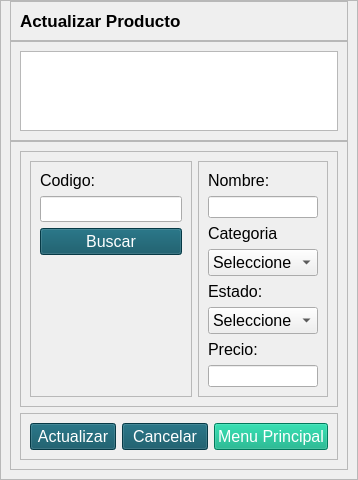
             <widget class="QWidget" name="pageD_Actualizar">
              <layout class="QHBoxLayout" name="horizontalLayout_12">
               <property name="spacing">
                <number>0</number>
               </property>
               <property name="leftMargin">
                <number>0</number>
               </property>
               <property name="topMargin">
                <number>0</number>
               </property>
               <property name="rightMargin">
                <number>0</number>
               </property>
               <property name="bottomMargin">
                <number>0</number>
               </property>
               <item>
                <widget class="QFrame" name="frame_5">
                 <property name="maximumSize">
                  <size>
                   <width>700</width>
                   <height>16777215</height>
                  </size>
                 </property>
                 <property name="font">
                  <font>
                   <pointsize>1</pointsize>
                  </font>
                 </property>
                 <property name="frameShape">
                  <enum>QFrame::StyledPanel</enum>
                 </property>
                 <property name="frameShadow">
                  <enum>QFrame::Raised</enum>
                 </property>
                 <layout class="QVBoxLayout" name="verticalLayout_12">
                  <property name="spacing">
                   <number>0</number>
                  </property>
                  <property name="topMargin">
                   <number>0</number>
                  </property>
                  <item>
                   <widget class="QFrame" name="frame_15">
                    <property name="minimumSize">
                     <size>
                      <width>0</width>
                      <height>40</height>
                     </size>
                    </property>
                    <property name="maximumSize">
                     <size>
                      <width>16777215</width>
                      <height>40</height>
                     </size>
                    </property>
                    <property name="frameShape">
                     <enum>QFrame::StyledPanel</enum>
                    </property>
                    <property name="frameShadow">
                     <enum>QFrame::Raised</enum>
                    </property>
                    <layout class="QVBoxLayout" name="verticalLayout_13">
                     <property name="spacing">
                      <number>0</number>
                     </property>
                     <property name="topMargin">
                      <number>0</number>
                     </property>
                     <property name="bottomMargin">
                      <number>0</number>
                     </property>
                     <item>
                      <widget class="QLabel" name="label_7">
                       <property name="font">
                        <font>
                         <pointsize>13</pointsize>
                         <weight>75</weight>
                         <bold>true</bold>
                        </font>
                       </property>
                       <property name="text">
                        <string>Actualizar Producto</string>
                       </property>
                      </widget>
                     </item>
                    </layout>
                   </widget>
                  </item>
                  <item>
                   <widget class="QFrame" name="frame_16">
                    <property name="minimumSize">
                     <size>
                      <width>0</width>
                      <height>100</height>
                     </size>
                    </property>
                    <property name="maximumSize">
                     <size>
                      <width>16777215</width>
                      <height>100</height>
                     </size>
                    </property>
                    <property name="frameShape">
                     <enum>QFrame::StyledPanel</enum>
                    </property>
                    <property name="frameShadow">
                     <enum>QFrame::Raised</enum>
                    </property>
                    <layout class="QHBoxLayout" name="horizontalLayout_18">
                     <item>
                      <widget class="QTextBrowser" name="textBrowser_4"/>
                     </item>
                    </layout>
                   </widget>
                  </item>
                  <item>
                   <widget class="QFrame" name="frame_17">
                    <property name="styleSheet">
                     <string notr="true">QPushButton
{
color: rgb(255, 255, 255);
background-color: rgb(8, 80, 97);
}
QPushButton::hover
{
color: rgb(255, 255, 255);
	background-color: rgb(45, 131, 118);
}</string>
                    </property>
                    <property name="frameShape">
                     <enum>QFrame::StyledPanel</enum>
                    </property>
                    <property name="frameShadow">
                     <enum>QFrame::Raised</enum>
                    </property>
                    <layout class="QVBoxLayout" name="verticalLayout_16">
                     <item>
                      <widget class="QFrame" name="frame_11">
                       <property name="maximumSize">
                        <size>
                         <width>1000</width>
                         <height>1000</height>
                        </size>
                       </property>
                       <property name="frameShape">
                        <enum>QFrame::StyledPanel</enum>
                       </property>
                       <property name="frameShadow">
                        <enum>QFrame::Raised</enum>
                       </property>
                       <layout class="QHBoxLayout" name="horizontalLayout">
                        <item>
                         <widget class="QFrame" name="frame_22">
                          <property name="maximumSize">
                           <size>
                            <width>220</width>
                            <height>16777215</height>
                           </size>
                          </property>
                          <property name="frameShape">
                           <enum>QFrame::StyledPanel</enum>
                          </property>
                          <property name="frameShadow">
                           <enum>QFrame::Raised</enum>
                          </property>
                          <layout class="QVBoxLayout" name="verticalLayout_20">
                           <item>
                            <widget class="QLabel" name="label_18">
                             <property name="font">
                              <font>
                               <pointsize>12</pointsize>
                              </font>
                             </property>
                             <property name="text">
                              <string>Codigo: </string>
                             </property>
                             <property name="alignment">
                              <set>Qt::AlignLeading|Qt::AlignLeft|Qt::AlignVCenter</set>
                             </property>
                            </widget>
                           </item>
                           <item>
                            <widget class="QLineEdit" name="inputCodigoD">
                             <property name="font">
                              <font>
                               <pointsize>11</pointsize>
                              </font>
                             </property>
                             <property name="text">
                              <string/>
                             </property>
                            </widget>
                           </item>
                           <item>
                            <widget class="QPushButton" name="btn_insertData_7">
                             <property name="font">
                              <font>
                               <pointsize>12</pointsize>
                              </font>
                             </property>
                             <property name="text">
                              <string>Buscar</string>
                             </property>
                            </widget>
                           </item>
                           <item>
                            <spacer name="verticalSpacer_7">
                             <property name="orientation">
                              <enum>Qt::Vertical</enum>
                             </property>
                             <property name="sizeHint" stdset="0">
                              <size>
                               <width>20</width>
                               <height>40</height>
                              </size>
                             </property>
                            </spacer>
                           </item>
                          </layout>
                         </widget>
                        </item>
                        <item>
                         <widget class="QFrame" name="frame_2">
                          <property name="maximumSize">
                           <size>
                            <width>250</width>
                            <height>16777215</height>
                           </size>
                          </property>
                          <property name="frameShape">
                           <enum>QFrame::StyledPanel</enum>
                          </property>
                          <property name="frameShadow">
                           <enum>QFrame::Raised</enum>
                          </property>
                          <layout class="QVBoxLayout" name="verticalLayout_19">
                           <item>
                            <widget class="QLabel" name="label_19">
                             <property name="font">
                              <font>
                               <pointsize>12</pointsize>
                              </font>
                             </property>
                             <property name="text">
                              <string>Nombre: </string>
                             </property>
                             <property name="alignment">
                              <set>Qt::AlignLeading|Qt::AlignLeft|Qt::AlignVCenter</set>
                             </property>
                            </widget>
                           </item>
                           <item>
                            <widget class="QLineEdit" name="inputNombreD"/>
                           </item>
                           <item>
                            <widget class="QLabel" name="label_20">
                             <property name="font">
                              <font>
                               <pointsize>12</pointsize>
                              </font>
                             </property>
                             <property name="text">
                              <string>Categoria</string>
                             </property>
                             <property name="alignment">
                              <set>Qt::AlignLeading|Qt::AlignLeft|Qt::AlignVCenter</set>
                             </property>
                            </widget>
                           </item>
                           <item>
                            <widget class="QComboBox" name="inputCargoD">
                             <property name="font">
                              <font>
                               <pointsize>12</pointsize>
                              </font>
                             </property>
                             <item>
                              <property name="text">
                               <string>Seleccione</string>
                              </property>
                             </item>
                            </widget>
                           </item>
                           <item>
                            <widget class="QLabel" name="label_23">
                             <property name="font">
                              <font>
                               <pointsize>12</pointsize>
                              </font>
                             </property>
                             <property name="text">
                              <string>Estado:</string>
                             </property>
                             <property name="alignment">
                              <set>Qt::AlignLeading|Qt::AlignLeft|Qt::AlignVCenter</set>
                             </property>
                            </widget>
                           </item>
                           <item>
                            <widget class="QComboBox" name="inputEstadoD">
                             <property name="font">
                              <font>
                               <pointsize>12</pointsize>
                              </font>
                             </property>
                             <item>
                              <property name="text">
                               <string>Seleccione</string>
                              </property>
                             </item>
                             <item>
                              <property name="text">
                               <string>Activo</string>
                              </property>
                             </item>
                             <item>
                              <property name="text">
                               <string>No activo</string>
                              </property>
                             </item>
                            </widget>
                           </item>
                           <item>
                            <widget class="QLabel" name="label_21">
                             <property name="font">
                              <font>
                               <pointsize>12</pointsize>
                              </font>
                             </property>
                             <property name="text">
                              <string>Precio:</string>
                             </property>
                             <property name="alignment">
                              <set>Qt::AlignLeading|Qt::AlignLeft|Qt::AlignVCenter</set>
                             </property>
                            </widget>
                           </item>
                           <item>
                            <widget class="QLineEdit" name="inputClaveD"/>
                           </item>
                          </layout>
                         </widget>
                        </item>
                       </layout>
                      </widget>
                     </item>
                     <item>
                      <widget class="QFrame" name="frame_28">
                       <property name="minimumSize">
                        <size>
                         <width>0</width>
                         <height>0</height>
                        </size>
                       </property>
                       <property name="maximumSize">
                        <size>
                         <width>1000</width>
                         <height>1000</height>
                        </size>
                       </property>
                       <property name="frameShape">
                        <enum>QFrame::StyledPanel</enum>
                       </property>
                       <property name="frameShadow">
                        <enum>QFrame::Raised</enum>
                       </property>
                       <layout class="QHBoxLayout" name="horizontalLayout_2">
                        <item>
                         <widget class="QPushButton" name="btnActualizarD">
                          <property name="font">
                           <font>
                            <pointsize>12</pointsize>
                           </font>
                          </property>
                          <property name="text">
                           <string>Actualizar</string>
                          </property>
                         </widget>
                        </item>
                        <item>
                         <widget class="QPushButton" name="btnCancelarD">
                          <property name="font">
                           <font>
                            <pointsize>12</pointsize>
                           </font>
                          </property>
                          <property name="text">
                           <string>Cancelar</string>
                          </property>
                         </widget>
                        </item>
                        <item>
                         <widget class="QPushButton" name="btnXCerrarD">
                          <property name="font">
                           <font>
                            <pointsize>12</pointsize>
                           </font>
                          </property>
                          <property name="styleSheet">
                           <string notr="true">QPushButton
{
color: rgb(255, 255, 255);
background-color: rgb(0, 170, 127);

}
QPushButton::hover
{
color: rgb(255, 255, 255);
background-color: rgb(8, 80, 97);
}</string>
                          </property>
                          <property name="text">
                           <string>Menu Principal</string>
                          </property>
                         </widget>
                        </item>
                       </layout>
                      </widget>
                     </item>
                    </layout>
                   </widget>
                  </item>
                 </layout>
                </widget>
               </item>
              </layout>
             </widget>
